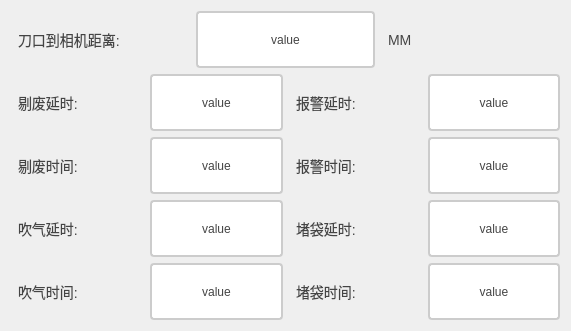
      <widget class="QWidget" name="">
       <property name="geometry">
        <rect>
         <x>10</x>
         <y>20</y>
         <width>571</width>
         <height>331</height>
        </rect>
       </property>
       <layout class="QVBoxLayout" name="verticalLayout_2">
        <item>
         <layout class="QHBoxLayout" name="horizontalLayout_29">
          <item>
           <widget class="QLabel" name="label_33">
            <property name="styleSheet">
             <string notr="true">/* 基础标签样式 */
QLabel {
    color: #444444;          /* 主文字色 */
    font-size: 14px;         /* 标准字号 */
    background: transparent; /* 透明背景 */
    padding: 2px 4px;        /* 基础内边距 */
}

/* 标题样式 */
QLabel.title {
    font-size: 16px;
    font-weight: 600;
    color: #333333;
    border-bottom: 1px solid #DDDDDD; /* 下划线装饰 */
    padding-bottom: 4px;
}

/* 副标题/次要文本 */
QLabel.subtitle {
    color: #666666;
    font-size: 13px;
    font-style: italic;
}

/* 强调文本 */
QLabel.emphasis {
    color: #333333;
    font-weight: 500;
    background-color: #F5F5F5;
    border-radius: 3px;
    padding: 4px 8px;
}

/* 状态标签（成功/警告/错误） */
QLabel[state=&quot;success&quot;] {
    color: #228B22;          /* 森林绿 */
    border-left: 3px solid #228B22;
    padding-left: 8px;
}

QLabel[state=&quot;warning&quot;] {
    color: #FF8C00;          /* 暗橙 */
    border-left: 3px solid #FF8C00;
    padding-left: 8px;
}

QLabel[state=&quot;error&quot;] {
    color: #B22222;          /* 砖红 */
    border-left: 3px solid #B22222;
    padding-left: 8px;
}

/* 数据展示标签 */
QLabel.data {
    color: #2F4F4F;          /* 深石板灰 */
    font-family: monospace;
    border: 1px solid #E0E0E0;
    background-color: #FFFFFF;
    padding: 6px 12px;
    border-radius: 4px;
}

/* 禁用状态 */
QLabel:disabled {
    color: #AAAAAA;
    background-color: transparent;
}

/* 链接样式（伪链接效果） */
QLabel.link {
    color: #4682B4;          /* 钢蓝 */
    text-decoration: underline;
    border-bottom: 1px dotted #4682B4;
}

/* 图标标签 */
QLabel.icon {
    qproperty-alignment: AlignCenter;
    border: 1px solid #E0E0E0;
    border-radius: 4px;
    background-color: #FFFFFF;
    padding: 12px;
}</string>
            </property>
            <property name="text">
             <string>刀口到相机距离:</string>
            </property>
           </widget>
          </item>
          <item>
           <widget class="QPushButton" name="btn_daokoudaoxiangjijuli">
            <property name="sizePolicy">
             <sizepolicy hsizetype="Minimum" vsizetype="Minimum">
              <horstretch>0</horstretch>
              <verstretch>0</verstretch>
             </sizepolicy>
            </property>
            <property name="styleSheet">
             <string notr="true">QPushButton {
    padding: 6px 14px;
    border: 2px solid #CCC;
    border-radius: 4px;
    background-color: white;
    color: #444;
}

QPushButton:hover {
    border-color: #999;
    background-color: #F5F5F5;
}

QPushButton:pressed {
    border-color: #777;
    background-color: #EEE;
}</string>
            </property>
            <property name="text">
             <string>value</string>
            </property>
           </widget>
          </item>
          <item>
           <widget class="QLabel" name="label_35">
            <property name="styleSheet">
             <string notr="true">/* 基础标签样式 */
QLabel {
    color: #444444;          /* 主文字色 */
    font-size: 14px;         /* 标准字号 */
    background: transparent; /* 透明背景 */
    padding: 2px 4px;        /* 基础内边距 */
}

/* 标题样式 */
QLabel.title {
    font-size: 16px;
    font-weight: 600;
    color: #333333;
    border-bottom: 1px solid #DDDDDD; /* 下划线装饰 */
    padding-bottom: 4px;
}

/* 副标题/次要文本 */
QLabel.subtitle {
    color: #666666;
    font-size: 13px;
    font-style: italic;
}

/* 强调文本 */
QLabel.emphasis {
    color: #333333;
    font-weight: 500;
    background-color: #F5F5F5;
    border-radius: 3px;
    padding: 4px 8px;
}

/* 状态标签（成功/警告/错误） */
QLabel[state=&quot;success&quot;] {
    color: #228B22;          /* 森林绿 */
    border-left: 3px solid #228B22;
    padding-left: 8px;
}

QLabel[state=&quot;warning&quot;] {
    color: #FF8C00;          /* 暗橙 */
    border-left: 3px solid #FF8C00;
    padding-left: 8px;
}

QLabel[state=&quot;error&quot;] {
    color: #B22222;          /* 砖红 */
    border-left: 3px solid #B22222;
    padding-left: 8px;
}

/* 数据展示标签 */
QLabel.data {
    color: #2F4F4F;          /* 深石板灰 */
    font-family: monospace;
    border: 1px solid #E0E0E0;
    background-color: #FFFFFF;
    padding: 6px 12px;
    border-radius: 4px;
}

/* 禁用状态 */
QLabel:disabled {
    color: #AAAAAA;
    background-color: transparent;
}

/* 链接样式（伪链接效果） */
QLabel.link {
    color: #4682B4;          /* 钢蓝 */
    text-decoration: underline;
    border-bottom: 1px dotted #4682B4;
}

/* 图标标签 */
QLabel.icon {
    qproperty-alignment: AlignCenter;
    border: 1px solid #E0E0E0;
    border-radius: 4px;
    background-color: #FFFFFF;
    padding: 12px;
}</string>
            </property>
            <property name="text">
             <string>MM</string>
            </property>
           </widget>
          </item>
         </layout>
        </item>
        <item>
         <layout class="QHBoxLayout" name="horizontalLayout_9">
          <item>
           <layout class="QHBoxLayout" name="horizontalLayout_30">
            <item>
             <widget class="QLabel" name="label_39">
              <property name="styleSheet">
               <string notr="true">/* 基础标签样式 */
QLabel {
    color: #444444;          /* 主文字色 */
    font-size: 14px;         /* 标准字号 */
    background: transparent; /* 透明背景 */
    padding: 2px 4px;        /* 基础内边距 */
}

/* 标题样式 */
QLabel.title {
    font-size: 16px;
    font-weight: 600;
    color: #333333;
    border-bottom: 1px solid #DDDDDD; /* 下划线装饰 */
    padding-bottom: 4px;
}

/* 副标题/次要文本 */
QLabel.subtitle {
    color: #666666;
    font-size: 13px;
    font-style: italic;
}

/* 强调文本 */
QLabel.emphasis {
    color: #333333;
    font-weight: 500;
    background-color: #F5F5F5;
    border-radius: 3px;
    padding: 4px 8px;
}

/* 状态标签（成功/警告/错误） */
QLabel[state=&quot;success&quot;] {
    color: #228B22;          /* 森林绿 */
    border-left: 3px solid #228B22;
    padding-left: 8px;
}

QLabel[state=&quot;warning&quot;] {
    color: #FF8C00;          /* 暗橙 */
    border-left: 3px solid #FF8C00;
    padding-left: 8px;
}

QLabel[state=&quot;error&quot;] {
    color: #B22222;          /* 砖红 */
    border-left: 3px solid #B22222;
    padding-left: 8px;
}

/* 数据展示标签 */
QLabel.data {
    color: #2F4F4F;          /* 深石板灰 */
    font-family: monospace;
    border: 1px solid #E0E0E0;
    background-color: #FFFFFF;
    padding: 6px 12px;
    border-radius: 4px;
}

/* 禁用状态 */
QLabel:disabled {
    color: #AAAAAA;
    background-color: transparent;
}

/* 链接样式（伪链接效果） */
QLabel.link {
    color: #4682B4;          /* 钢蓝 */
    text-decoration: underline;
    border-bottom: 1px dotted #4682B4;
}

/* 图标标签 */
QLabel.icon {
    qproperty-alignment: AlignCenter;
    border: 1px solid #E0E0E0;
    border-radius: 4px;
    background-color: #FFFFFF;
    padding: 12px;
}</string>
              </property>
              <property name="text">
               <string>剔废延时:</string>
              </property>
             </widget>
            </item>
            <item>
             <widget class="QPushButton" name="btn_tifeiyanshi">
              <property name="sizePolicy">
               <sizepolicy hsizetype="Minimum" vsizetype="Minimum">
                <horstretch>0</horstretch>
                <verstretch>0</verstretch>
               </sizepolicy>
              </property>
              <property name="styleSheet">
               <string notr="true">QPushButton {
    padding: 6px 14px;
    border: 2px solid #CCC;
    border-radius: 4px;
    background-color: white;
    color: #444;
}

QPushButton:hover {
    border-color: #999;
    background-color: #F5F5F5;
}

QPushButton:pressed {
    border-color: #777;
    background-color: #EEE;
}</string>
              </property>
              <property name="text">
               <string>value</string>
              </property>
             </widget>
            </item>
           </layout>
          </item>
          <item>
           <layout class="QHBoxLayout" name="horizontalLayout_32">
            <item>
             <widget class="QLabel" name="label_42">
              <property name="styleSheet">
               <string notr="true">/* 基础标签样式 */
QLabel {
    color: #444444;          /* 主文字色 */
    font-size: 14px;         /* 标准字号 */
    background: transparent; /* 透明背景 */
    padding: 2px 4px;        /* 基础内边距 */
}

/* 标题样式 */
QLabel.title {
    font-size: 16px;
    font-weight: 600;
    color: #333333;
    border-bottom: 1px solid #DDDDDD; /* 下划线装饰 */
    padding-bottom: 4px;
}

/* 副标题/次要文本 */
QLabel.subtitle {
    color: #666666;
    font-size: 13px;
    font-style: italic;
}

/* 强调文本 */
QLabel.emphasis {
    color: #333333;
    font-weight: 500;
    background-color: #F5F5F5;
    border-radius: 3px;
    padding: 4px 8px;
}

/* 状态标签（成功/警告/错误） */
QLabel[state=&quot;success&quot;] {
    color: #228B22;          /* 森林绿 */
    border-left: 3px solid #228B22;
    padding-left: 8px;
}

QLabel[state=&quot;warning&quot;] {
    color: #FF8C00;          /* 暗橙 */
    border-left: 3px solid #FF8C00;
    padding-left: 8px;
}

QLabel[state=&quot;error&quot;] {
    color: #B22222;          /* 砖红 */
    border-left: 3px solid #B22222;
    padding-left: 8px;
}

/* 数据展示标签 */
QLabel.data {
    color: #2F4F4F;          /* 深石板灰 */
    font-family: monospace;
    border: 1px solid #E0E0E0;
    background-color: #FFFFFF;
    padding: 6px 12px;
    border-radius: 4px;
}

/* 禁用状态 */
QLabel:disabled {
    color: #AAAAAA;
    background-color: transparent;
}

/* 链接样式（伪链接效果） */
QLabel.link {
    color: #4682B4;          /* 钢蓝 */
    text-decoration: underline;
    border-bottom: 1px dotted #4682B4;
}

/* 图标标签 */
QLabel.icon {
    qproperty-alignment: AlignCenter;
    border: 1px solid #E0E0E0;
    border-radius: 4px;
    background-color: #FFFFFF;
    padding: 12px;
}</string>
              </property>
              <property name="text">
               <string>报警延时:</string>
              </property>
             </widget>
            </item>
            <item>
             <widget class="QPushButton" name="btn_baojingyanshi">
              <property name="sizePolicy">
               <sizepolicy hsizetype="Minimum" vsizetype="Minimum">
                <horstretch>0</horstretch>
                <verstretch>0</verstretch>
               </sizepolicy>
              </property>
              <property name="styleSheet">
               <string notr="true">QPushButton {
    padding: 6px 14px;
    border: 2px solid #CCC;
    border-radius: 4px;
    background-color: white;
    color: #444;
}

QPushButton:hover {
    border-color: #999;
    background-color: #F5F5F5;
}

QPushButton:pressed {
    border-color: #777;
    background-color: #EEE;
}</string>
              </property>
              <property name="text">
               <string>value</string>
              </property>
             </widget>
            </item>
           </layout>
          </item>
         </layout>
        </item>
        <item>
         <layout class="QHBoxLayout" name="horizontalLayout_10">
          <item>
           <layout class="QHBoxLayout" name="horizontalLayout_33">
            <item>
             <widget class="QLabel" name="label_43">
              <property name="styleSheet">
               <string notr="true">/* 基础标签样式 */
QLabel {
    color: #444444;          /* 主文字色 */
    font-size: 14px;         /* 标准字号 */
    background: transparent; /* 透明背景 */
    padding: 2px 4px;        /* 基础内边距 */
}

/* 标题样式 */
QLabel.title {
    font-size: 16px;
    font-weight: 600;
    color: #333333;
    border-bottom: 1px solid #DDDDDD; /* 下划线装饰 */
    padding-bottom: 4px;
}

/* 副标题/次要文本 */
QLabel.subtitle {
    color: #666666;
    font-size: 13px;
    font-style: italic;
}

/* 强调文本 */
QLabel.emphasis {
    color: #333333;
    font-weight: 500;
    background-color: #F5F5F5;
    border-radius: 3px;
    padding: 4px 8px;
}

/* 状态标签（成功/警告/错误） */
QLabel[state=&quot;success&quot;] {
    color: #228B22;          /* 森林绿 */
    border-left: 3px solid #228B22;
    padding-left: 8px;
}

QLabel[state=&quot;warning&quot;] {
    color: #FF8C00;          /* 暗橙 */
    border-left: 3px solid #FF8C00;
    padding-left: 8px;
}

QLabel[state=&quot;error&quot;] {
    color: #B22222;          /* 砖红 */
    border-left: 3px solid #B22222;
    padding-left: 8px;
}

/* 数据展示标签 */
QLabel.data {
    color: #2F4F4F;          /* 深石板灰 */
    font-family: monospace;
    border: 1px solid #E0E0E0;
    background-color: #FFFFFF;
    padding: 6px 12px;
    border-radius: 4px;
}

/* 禁用状态 */
QLabel:disabled {
    color: #AAAAAA;
    background-color: transparent;
}

/* 链接样式（伪链接效果） */
QLabel.link {
    color: #4682B4;          /* 钢蓝 */
    text-decoration: underline;
    border-bottom: 1px dotted #4682B4;
}

/* 图标标签 */
QLabel.icon {
    qproperty-alignment: AlignCenter;
    border: 1px solid #E0E0E0;
    border-radius: 4px;
    background-color: #FFFFFF;
    padding: 12px;
}</string>
              </property>
              <property name="text">
               <string>剔废时间:</string>
              </property>
             </widget>
            </item>
            <item>
             <widget class="QPushButton" name="btn_tifeishijian">
              <property name="sizePolicy">
               <sizepolicy hsizetype="Minimum" vsizetype="Minimum">
                <horstretch>0</horstretch>
                <verstretch>0</verstretch>
               </sizepolicy>
              </property>
              <property name="styleSheet">
               <string notr="true">QPushButton {
    padding: 6px 14px;
    border: 2px solid #CCC;
    border-radius: 4px;
    background-color: white;
    color: #444;
}

QPushButton:hover {
    border-color: #999;
    background-color: #F5F5F5;
}

QPushButton:pressed {
    border-color: #777;
    background-color: #EEE;
}</string>
              </property>
              <property name="text">
               <string>value</string>
              </property>
             </widget>
            </item>
           </layout>
          </item>
          <item>
           <layout class="QHBoxLayout" name="horizontalLayout_34">
            <item>
             <widget class="QLabel" name="label_44">
              <property name="styleSheet">
               <string notr="true">/* 基础标签样式 */
QLabel {
    color: #444444;          /* 主文字色 */
    font-size: 14px;         /* 标准字号 */
    background: transparent; /* 透明背景 */
    padding: 2px 4px;        /* 基础内边距 */
}

/* 标题样式 */
QLabel.title {
    font-size: 16px;
    font-weight: 600;
    color: #333333;
    border-bottom: 1px solid #DDDDDD; /* 下划线装饰 */
    padding-bottom: 4px;
}

/* 副标题/次要文本 */
QLabel.subtitle {
    color: #666666;
    font-size: 13px;
    font-style: italic;
}

/* 强调文本 */
QLabel.emphasis {
    color: #333333;
    font-weight: 500;
    background-color: #F5F5F5;
    border-radius: 3px;
    padding: 4px 8px;
}

/* 状态标签（成功/警告/错误） */
QLabel[state=&quot;success&quot;] {
    color: #228B22;          /* 森林绿 */
    border-left: 3px solid #228B22;
    padding-left: 8px;
}

QLabel[state=&quot;warning&quot;] {
    color: #FF8C00;          /* 暗橙 */
    border-left: 3px solid #FF8C00;
    padding-left: 8px;
}

QLabel[state=&quot;error&quot;] {
    color: #B22222;          /* 砖红 */
    border-left: 3px solid #B22222;
    padding-left: 8px;
}

/* 数据展示标签 */
QLabel.data {
    color: #2F4F4F;          /* 深石板灰 */
    font-family: monospace;
    border: 1px solid #E0E0E0;
    background-color: #FFFFFF;
    padding: 6px 12px;
    border-radius: 4px;
}

/* 禁用状态 */
QLabel:disabled {
    color: #AAAAAA;
    background-color: transparent;
}

/* 链接样式（伪链接效果） */
QLabel.link {
    color: #4682B4;          /* 钢蓝 */
    text-decoration: underline;
    border-bottom: 1px dotted #4682B4;
}

/* 图标标签 */
QLabel.icon {
    qproperty-alignment: AlignCenter;
    border: 1px solid #E0E0E0;
    border-radius: 4px;
    background-color: #FFFFFF;
    padding: 12px;
}</string>
              </property>
              <property name="text">
               <string>报警时间:</string>
              </property>
             </widget>
            </item>
            <item>
             <widget class="QPushButton" name="btn_baojingshijian">
              <property name="sizePolicy">
               <sizepolicy hsizetype="Minimum" vsizetype="Minimum">
                <horstretch>0</horstretch>
                <verstretch>0</verstretch>
               </sizepolicy>
              </property>
              <property name="styleSheet">
               <string notr="true">QPushButton {
    padding: 6px 14px;
    border: 2px solid #CCC;
    border-radius: 4px;
    background-color: white;
    color: #444;
}

QPushButton:hover {
    border-color: #999;
    background-color: #F5F5F5;
}

QPushButton:pressed {
    border-color: #777;
    background-color: #EEE;
}</string>
              </property>
              <property name="text">
               <string>value</string>
              </property>
             </widget>
            </item>
           </layout>
          </item>
         </layout>
        </item>
        <item>
         <layout class="QHBoxLayout" name="horizontalLayout_11">
          <item>
           <layout class="QHBoxLayout" name="horizontalLayout_35">
            <item>
             <widget class="QLabel" name="label_45">
              <property name="styleSheet">
               <string notr="true">/* 基础标签样式 */
QLabel {
    color: #444444;          /* 主文字色 */
    font-size: 14px;         /* 标准字号 */
    background: transparent; /* 透明背景 */
    padding: 2px 4px;        /* 基础内边距 */
}

/* 标题样式 */
QLabel.title {
    font-size: 16px;
    font-weight: 600;
    color: #333333;
    border-bottom: 1px solid #DDDDDD; /* 下划线装饰 */
    padding-bottom: 4px;
}

/* 副标题/次要文本 */
QLabel.subtitle {
    color: #666666;
    font-size: 13px;
    font-style: italic;
}

/* 强调文本 */
QLabel.emphasis {
    color: #333333;
    font-weight: 500;
    background-color: #F5F5F5;
    border-radius: 3px;
    padding: 4px 8px;
}

/* 状态标签（成功/警告/错误） */
QLabel[state=&quot;success&quot;] {
    color: #228B22;          /* 森林绿 */
    border-left: 3px solid #228B22;
    padding-left: 8px;
}

QLabel[state=&quot;warning&quot;] {
    color: #FF8C00;          /* 暗橙 */
    border-left: 3px solid #FF8C00;
    padding-left: 8px;
}

QLabel[state=&quot;error&quot;] {
    color: #B22222;          /* 砖红 */
    border-left: 3px solid #B22222;
    padding-left: 8px;
}

/* 数据展示标签 */
QLabel.data {
    color: #2F4F4F;          /* 深石板灰 */
    font-family: monospace;
    border: 1px solid #E0E0E0;
    background-color: #FFFFFF;
    padding: 6px 12px;
    border-radius: 4px;
}

/* 禁用状态 */
QLabel:disabled {
    color: #AAAAAA;
    background-color: transparent;
}

/* 链接样式（伪链接效果） */
QLabel.link {
    color: #4682B4;          /* 钢蓝 */
    text-decoration: underline;
    border-bottom: 1px dotted #4682B4;
}

/* 图标标签 */
QLabel.icon {
    qproperty-alignment: AlignCenter;
    border: 1px solid #E0E0E0;
    border-radius: 4px;
    background-color: #FFFFFF;
    padding: 12px;
}</string>
              </property>
              <property name="text">
               <string>吹气延时:</string>
              </property>
             </widget>
            </item>
            <item>
             <widget class="QPushButton" name="btn_chuiqiyanshi">
              <property name="sizePolicy">
               <sizepolicy hsizetype="Minimum" vsizetype="Minimum">
                <horstretch>0</horstretch>
                <verstretch>0</verstretch>
               </sizepolicy>
              </property>
              <property name="styleSheet">
               <string notr="true">QPushButton {
    padding: 6px 14px;
    border: 2px solid #CCC;
    border-radius: 4px;
    background-color: white;
    color: #444;
}

QPushButton:hover {
    border-color: #999;
    background-color: #F5F5F5;
}

QPushButton:pressed {
    border-color: #777;
    background-color: #EEE;
}</string>
              </property>
              <property name="text">
               <string>value</string>
              </property>
             </widget>
            </item>
           </layout>
          </item>
          <item>
           <layout class="QHBoxLayout" name="horizontalLayout_36">
            <item>
             <widget class="QLabel" name="label_46">
              <property name="styleSheet">
               <string notr="true">/* 基础标签样式 */
QLabel {
    color: #444444;          /* 主文字色 */
    font-size: 14px;         /* 标准字号 */
    background: transparent; /* 透明背景 */
    padding: 2px 4px;        /* 基础内边距 */
}

/* 标题样式 */
QLabel.title {
    font-size: 16px;
    font-weight: 600;
    color: #333333;
    border-bottom: 1px solid #DDDDDD; /* 下划线装饰 */
    padding-bottom: 4px;
}

/* 副标题/次要文本 */
QLabel.subtitle {
    color: #666666;
    font-size: 13px;
    font-style: italic;
}

/* 强调文本 */
QLabel.emphasis {
    color: #333333;
    font-weight: 500;
    background-color: #F5F5F5;
    border-radius: 3px;
    padding: 4px 8px;
}

/* 状态标签（成功/警告/错误） */
QLabel[state=&quot;success&quot;] {
    color: #228B22;          /* 森林绿 */
    border-left: 3px solid #228B22;
    padding-left: 8px;
}

QLabel[state=&quot;warning&quot;] {
    color: #FF8C00;          /* 暗橙 */
    border-left: 3px solid #FF8C00;
    padding-left: 8px;
}

QLabel[state=&quot;error&quot;] {
    color: #B22222;          /* 砖红 */
    border-left: 3px solid #B22222;
    padding-left: 8px;
}

/* 数据展示标签 */
QLabel.data {
    color: #2F4F4F;          /* 深石板灰 */
    font-family: monospace;
    border: 1px solid #E0E0E0;
    background-color: #FFFFFF;
    padding: 6px 12px;
    border-radius: 4px;
}

/* 禁用状态 */
QLabel:disabled {
    color: #AAAAAA;
    background-color: transparent;
}

/* 链接样式（伪链接效果） */
QLabel.link {
    color: #4682B4;          /* 钢蓝 */
    text-decoration: underline;
    border-bottom: 1px dotted #4682B4;
}

/* 图标标签 */
QLabel.icon {
    qproperty-alignment: AlignCenter;
    border: 1px solid #E0E0E0;
    border-radius: 4px;
    background-color: #FFFFFF;
    padding: 12px;
}</string>
              </property>
              <property name="text">
               <string>堵袋延时:</string>
              </property>
             </widget>
            </item>
            <item>
             <widget class="QPushButton" name="btn_dudaiyanshi">
              <property name="sizePolicy">
               <sizepolicy hsizetype="Minimum" vsizetype="Minimum">
                <horstretch>0</horstretch>
                <verstretch>0</verstretch>
               </sizepolicy>
              </property>
              <property name="styleSheet">
               <string notr="true">QPushButton {
    padding: 6px 14px;
    border: 2px solid #CCC;
    border-radius: 4px;
    background-color: white;
    color: #444;
}

QPushButton:hover {
    border-color: #999;
    background-color: #F5F5F5;
}

QPushButton:pressed {
    border-color: #777;
    background-color: #EEE;
}</string>
              </property>
              <property name="text">
               <string>value</string>
              </property>
             </widget>
            </item>
           </layout>
          </item>
         </layout>
        </item>
        <item>
         <layout class="QHBoxLayout" name="horizontalLayout_12">
          <item>
           <layout class="QHBoxLayout" name="horizontalLayout_37">
            <item>
             <widget class="QLabel" name="label_47">
              <property name="styleSheet">
               <string notr="true">/* 基础标签样式 */
QLabel {
    color: #444444;          /* 主文字色 */
    font-size: 14px;         /* 标准字号 */
    background: transparent; /* 透明背景 */
    padding: 2px 4px;        /* 基础内边距 */
}

/* 标题样式 */
QLabel.title {
    font-size: 16px;
    font-weight: 600;
    color: #333333;
    border-bottom: 1px solid #DDDDDD; /* 下划线装饰 */
    padding-bottom: 4px;
}

/* 副标题/次要文本 */
QLabel.subtitle {
    color: #666666;
    font-size: 13px;
    font-style: italic;
}

/* 强调文本 */
QLabel.emphasis {
    color: #333333;
    font-weight: 500;
    background-color: #F5F5F5;
    border-radius: 3px;
    padding: 4px 8px;
}

/* 状态标签（成功/警告/错误） */
QLabel[state=&quot;success&quot;] {
    color: #228B22;          /* 森林绿 */
    border-left: 3px solid #228B22;
    padding-left: 8px;
}

QLabel[state=&quot;warning&quot;] {
    color: #FF8C00;          /* 暗橙 */
    border-left: 3px solid #FF8C00;
    padding-left: 8px;
}

QLabel[state=&quot;error&quot;] {
    color: #B22222;          /* 砖红 */
    border-left: 3px solid #B22222;
    padding-left: 8px;
}

/* 数据展示标签 */
QLabel.data {
    color: #2F4F4F;          /* 深石板灰 */
    font-family: monospace;
    border: 1px solid #E0E0E0;
    background-color: #FFFFFF;
    padding: 6px 12px;
    border-radius: 4px;
}

/* 禁用状态 */
QLabel:disabled {
    color: #AAAAAA;
    background-color: transparent;
}

/* 链接样式（伪链接效果） */
QLabel.link {
    color: #4682B4;          /* 钢蓝 */
    text-decoration: underline;
    border-bottom: 1px dotted #4682B4;
}

/* 图标标签 */
QLabel.icon {
    qproperty-alignment: AlignCenter;
    border: 1px solid #E0E0E0;
    border-radius: 4px;
    background-color: #FFFFFF;
    padding: 12px;
}</string>
              </property>
              <property name="text">
               <string>吹气时间:</string>
              </property>
             </widget>
            </item>
            <item>
             <widget class="QPushButton" name="btn_chuiqishijian">
              <property name="sizePolicy">
               <sizepolicy hsizetype="Minimum" vsizetype="Minimum">
                <horstretch>0</horstretch>
                <verstretch>0</verstretch>
               </sizepolicy>
              </property>
              <property name="styleSheet">
               <string notr="true">QPushButton {
    padding: 6px 14px;
    border: 2px solid #CCC;
    border-radius: 4px;
    background-color: white;
    color: #444;
}

QPushButton:hover {
    border-color: #999;
    background-color: #F5F5F5;
}

QPushButton:pressed {
    border-color: #777;
    background-color: #EEE;
}</string>
              </property>
              <property name="text">
               <string>value</string>
              </property>
             </widget>
            </item>
           </layout>
          </item>
          <item>
           <layout class="QHBoxLayout" name="horizontalLayout_38">
            <item>
             <widget class="QLabel" name="label_48">
              <property name="styleSheet">
               <string notr="true">/* 基础标签样式 */
QLabel {
    color: #444444;          /* 主文字色 */
    font-size: 14px;         /* 标准字号 */
    background: transparent; /* 透明背景 */
    padding: 2px 4px;        /* 基础内边距 */
}

/* 标题样式 */
QLabel.title {
    font-size: 16px;
    font-weight: 600;
    color: #333333;
    border-bottom: 1px solid #DDDDDD; /* 下划线装饰 */
    padding-bottom: 4px;
}

/* 副标题/次要文本 */
QLabel.subtitle {
    color: #666666;
    font-size: 13px;
    font-style: italic;
}

/* 强调文本 */
QLabel.emphasis {
    color: #333333;
    font-weight: 500;
    background-color: #F5F5F5;
    border-radius: 3px;
    padding: 4px 8px;
}

/* 状态标签（成功/警告/错误） */
QLabel[state=&quot;success&quot;] {
    color: #228B22;          /* 森林绿 */
    border-left: 3px solid #228B22;
    padding-left: 8px;
}

QLabel[state=&quot;warning&quot;] {
    color: #FF8C00;          /* 暗橙 */
    border-left: 3px solid #FF8C00;
    padding-left: 8px;
}

QLabel[state=&quot;error&quot;] {
    color: #B22222;          /* 砖红 */
    border-left: 3px solid #B22222;
    padding-left: 8px;
}

/* 数据展示标签 */
QLabel.data {
    color: #2F4F4F;          /* 深石板灰 */
    font-family: monospace;
    border: 1px solid #E0E0E0;
    background-color: #FFFFFF;
    padding: 6px 12px;
    border-radius: 4px;
}

/* 禁用状态 */
QLabel:disabled {
    color: #AAAAAA;
    background-color: transparent;
}

/* 链接样式（伪链接效果） */
QLabel.link {
    color: #4682B4;          /* 钢蓝 */
    text-decoration: underline;
    border-bottom: 1px dotted #4682B4;
}

/* 图标标签 */
QLabel.icon {
    qproperty-alignment: AlignCenter;
    border: 1px solid #E0E0E0;
    border-radius: 4px;
    background-color: #FFFFFF;
    padding: 12px;
}</string>
              </property>
              <property name="text">
               <string>堵袋时间:</string>
              </property>
             </widget>
            </item>
            <item>
             <widget class="QPushButton" name="btn_dudaishijian">
              <property name="sizePolicy">
               <sizepolicy hsizetype="Minimum" vsizetype="Minimum">
                <horstretch>0</horstretch>
                <verstretch>0</verstretch>
               </sizepolicy>
              </property>
              <property name="styleSheet">
               <string notr="true">QPushButton {
    padding: 6px 14px;
    border: 2px solid #CCC;
    border-radius: 4px;
    background-color: white;
    color: #444;
}

QPushButton:hover {
    border-color: #999;
    background-color: #F5F5F5;
}

QPushButton:pressed {
    border-color: #777;
    background-color: #EEE;
}</string>
              </property>
              <property name="text">
               <string>value</string>
              </property>
             </widget>
            </item>
           </layout>
          </item>
         </layout>
        </item>
       </layout>
      </widget>
